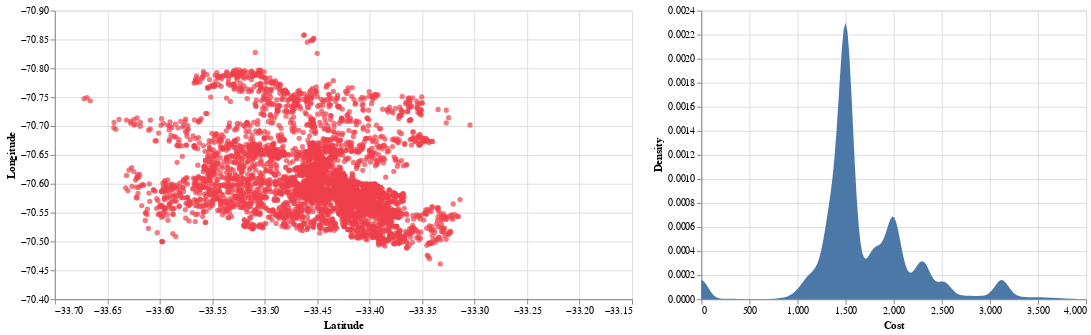

Write notebook code for a chart like this one.
### Code cell
data = remove_outlayers(df.sample(5000)[columns], 'cost', True)
# interval selection in the scatter plot
pts = alt.selection(type="interval", encodings=["x"])

# left panel: scatter plot
points = alt.Chart().mark_point(filled=True, color=PALETTE_ALT[1]).encode(x=LAT_AXIS,y=LONG_AXIS
).transform_filter(pts).properties(width=600, height=300)

# right panel: histogram
mag = alt.Chart(data=data[columns]).transform_density(density="cost",as_=['cost', 'density']).mark_area().encode(
  x=alt.X('cost', type='quantitative',title='Cost'), y=DEN_AXIS,
).add_selection(pts)

alt.hconcat(points, mag, data=data[columns])

### Figure 1 — Vega-Lite specification as saved in the notebook (floating-point values rounded to 4 significant figures; data arrays with more than 128 entries replaced by an {"elided": "..."} marker saying what was removed)
{"config": {"view": {"continuousWidth": 400, "continuousHeight": 300}}, "hconcat": [{"mark": {"type": "point", "color": "#EF404B", "filled": true}, "encoding": {"x": {"type": "quantitative", "field": "lat", "scale": {"domain": [-33.7, -33.15]}, "title": "Latitude"}, "y": {"type": "quantitative", "field": "long", "scale": {"domain": [-70.4, -70.9]}, "title": "Longitude"}}, "height": 300, "transform": [{"filter": {"selection": "selector160"}}], "width": 600}, {"data": {"name": "data-f053d17579406bf2ebd3e22adb7b2018"}, "mark": "area", "encoding": {"x": {"type": "quantitative", "field": "cost", "title": "Cost"}, "y": {"type": "quantitative", "field": "density", "title": "Density"}}, "selection": {"selector160": {"type": "interval", "encodings": ["x"]}}, "transform": [{"density": "cost", "as": ["cost", "density"]}]}], "data": {"name": "data-f053d17579406bf2ebd3e22adb7b2018"}, "$schema": "https://vega.github.io/schema/vega-lite/v4.8.1.json", "datasets": {"data-f053d17579406bf2ebd3e22adb7b2018": {"elided": "4946 records"}}}
